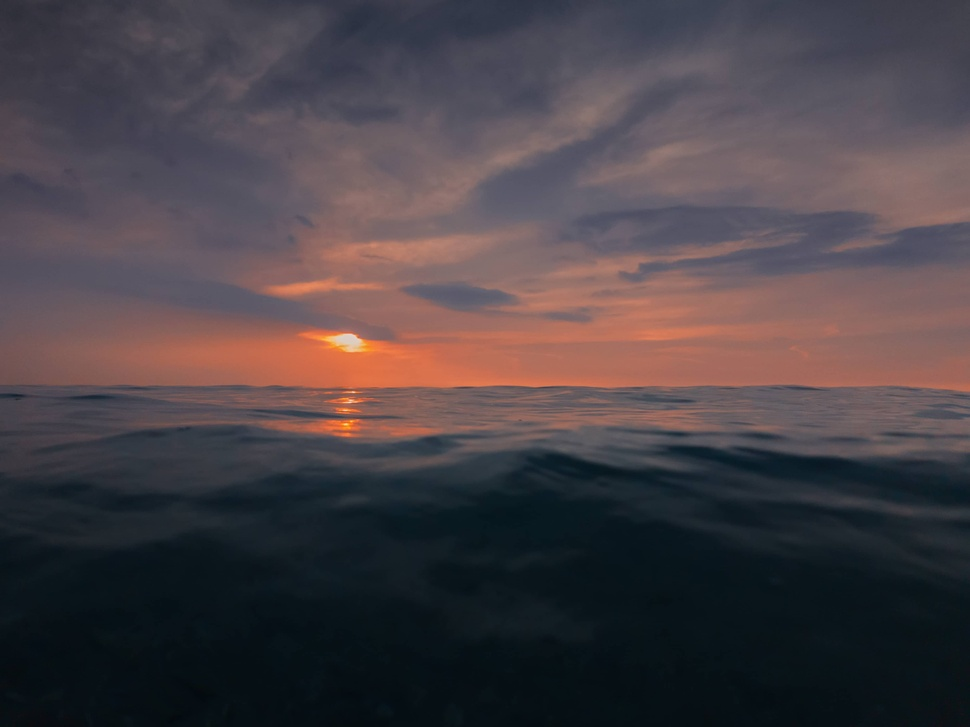
#> input picture src/qtWin/pic/placeholder.jpg, 970 x 727 px, shrunk from 4032 x 3024 before the run; its folder holds only this picture in this run
$ python -i utilsMy.py   (imports and definitions only)
#> lines starting #> are read from the running program, lines starting #| are printed output that depends on the picture
#> further down, picture is the input picture: shape (727, 970, 3); mean B, G, R 70.1, 65.2, 73.2
# 常用函数实现
# 一次导入全局可用，如cv
import cv2 as cv
import numpy as np
import os
import shutil
from loguru import logger
import sys
from time import time
from importlib import import_module
from collections.abc import Iterable

# [109 lines left out: functions auto_import, show, shows, get_img_list, edSlashDel, not called in this run]


def convVH(img, size=5, h_weight=0.5, v_weight=0.5, enhance=1.5):  # 三维
    """
    水平和竖直卷积叠加，size为卷积核大小，默认分配1：1
    注意每个方向需要两个卷积核，否则只会提取一边的特征。
    :param enhance: 边缘增强
    :param img:输入图片，3维
    :param size:卷积核大小，奇数
    :param h_weight:水平特征比重
    :param v_weight:竖直特征比重
    :return:
    """
#> called with size = 5, h_weight = 0.5, v_weight = 0.5, enhance = 1.5
    kernel_v1 = np.array([[i for i in range(-(size // 2), (size // 2) + 1, 1)] for i in range(size)])
    kernel_v2 = np.array([[i for i in range((size // 2), -(size // 2) - 1, -1)] for i in range(size)])
    kernel_h1 = np.array([[j for i in range(size)] for j in range(-(size // 2), (size // 2) + 1, 1)])
    kernel_h2 = np.array([[j for i in range(size)] for j in range((size // 2), -(size // 2) - 1, -1)])
    # print(kernel_v1, '\n', kernel_v2, '\n', kernel_h1, '\n', kernel_h2)

    dst1 = cv.filter2D(img, -1, kernel_v1)
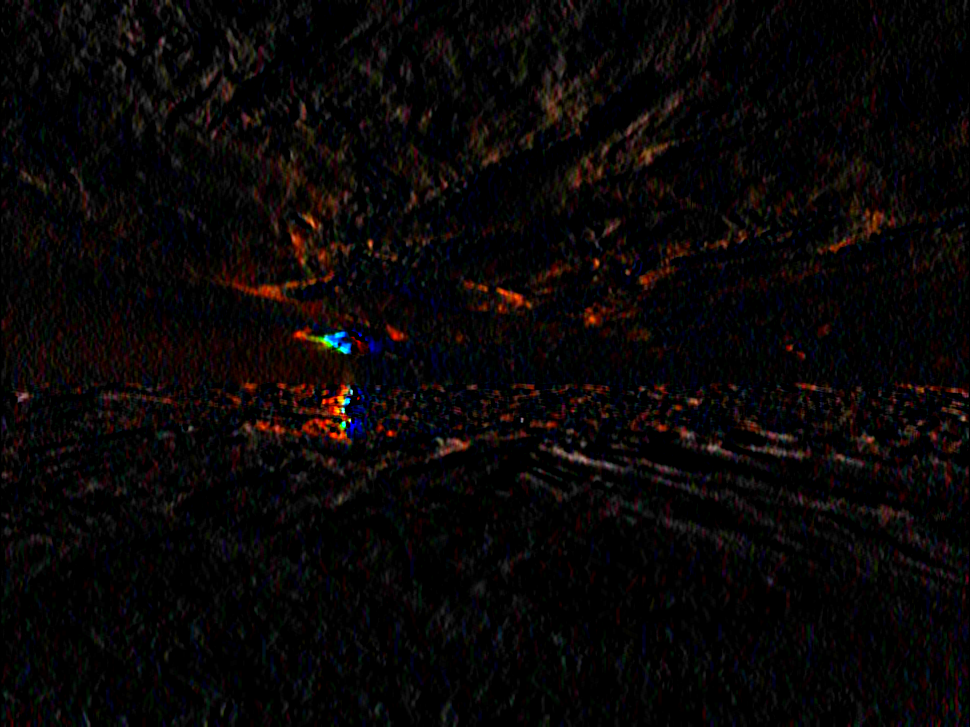
#> dst1: shape (727, 970, 3); mean B, G, R 6.1, 6.1, 8.9
    dst2 = cv.filter2D(img, -1, kernel_h1)
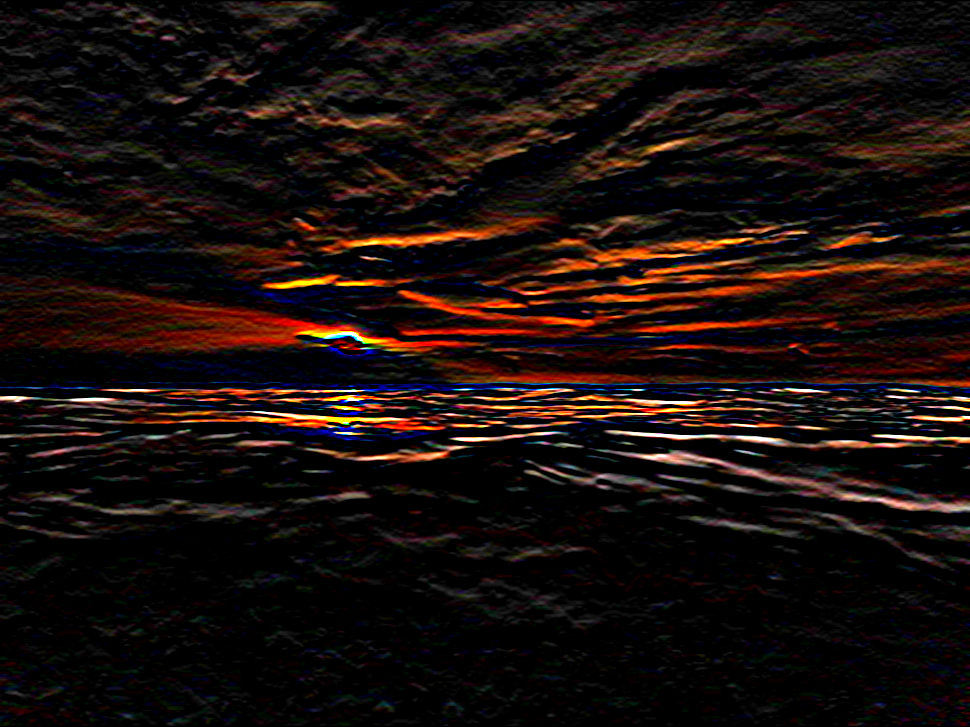
#> dst2: shape (727, 970, 3); mean B, G, R 11.5, 14.4, 24.5
    dst3 = cv.filter2D(img, -1, kernel_v2)
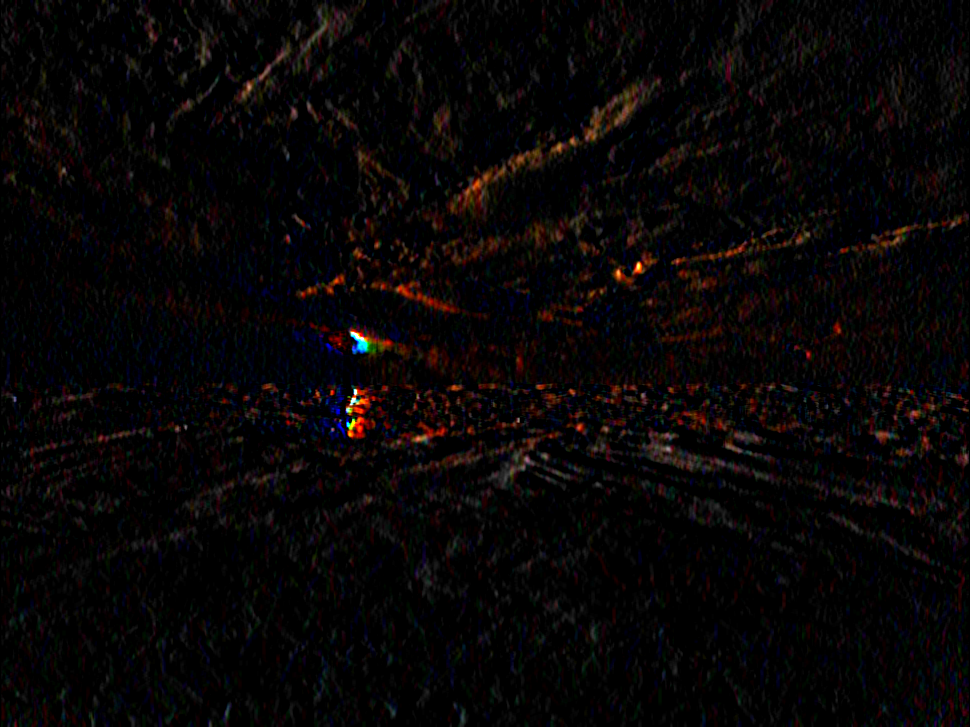
#> dst3: shape (727, 970, 3); mean B, G, R 5.5, 5.3, 7.9
    dst4 = cv.filter2D(img, -1, kernel_h2)

    imc1 = cv.addWeighted(dst1, v_weight, dst2, h_weight, 0)
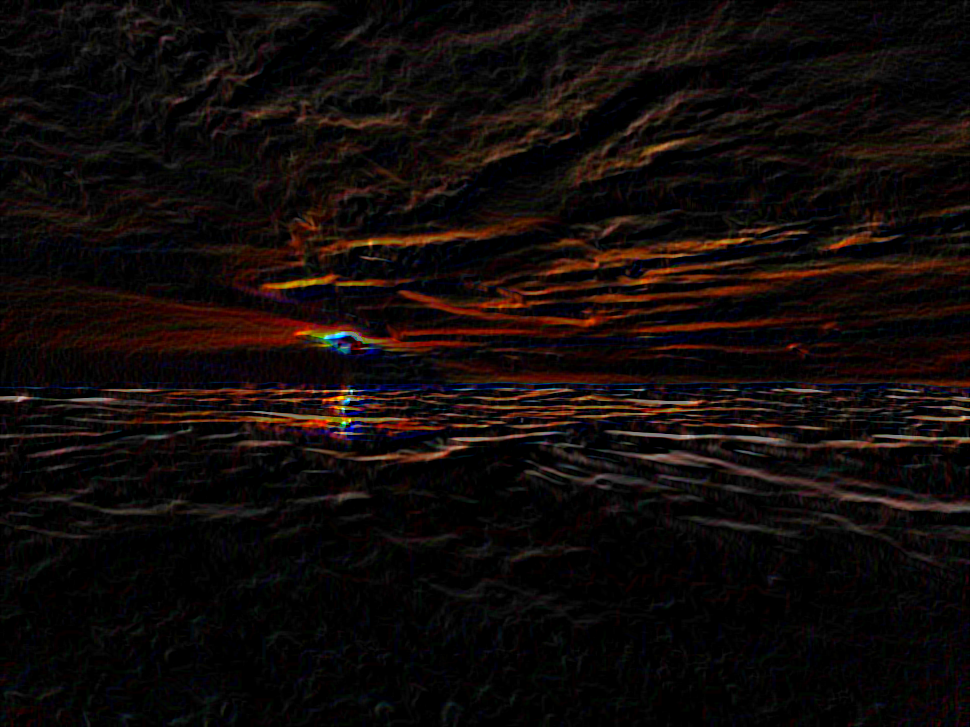
#> imc1: shape (727, 970, 3); mean B, G, R 8.8, 10.2, 16.7
    imc2 = cv.addWeighted(dst3, v_weight, dst4, h_weight, 0)
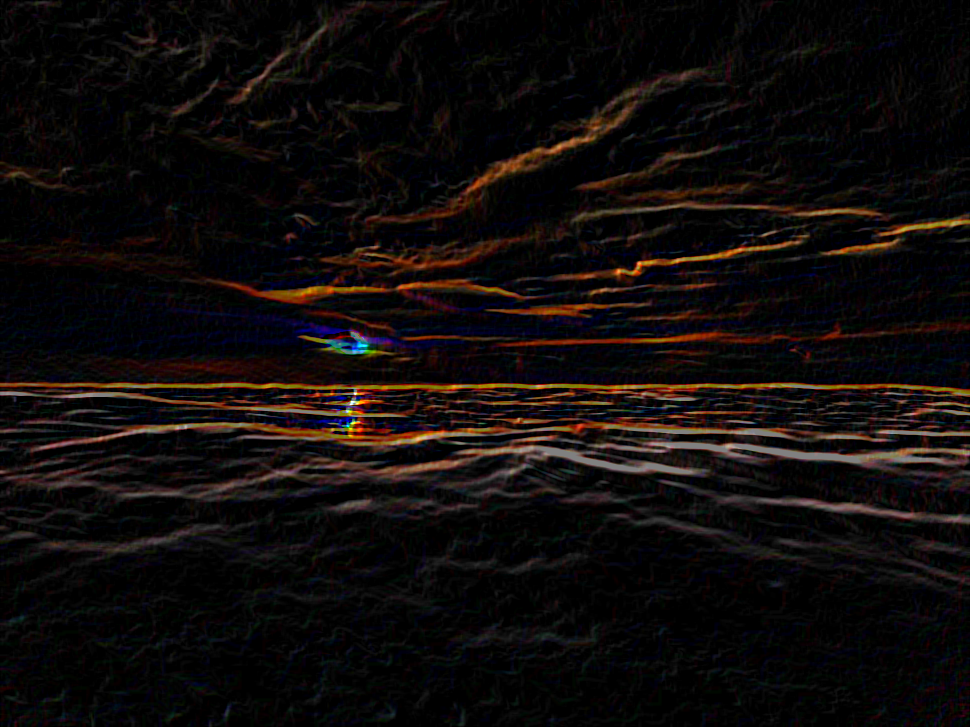
#> imc2: shape (727, 970, 3); mean B, G, R 10.2, 11.1, 15.5
    imc = cv.addWeighted(imc1, enhance, imc2, enhance, 0)
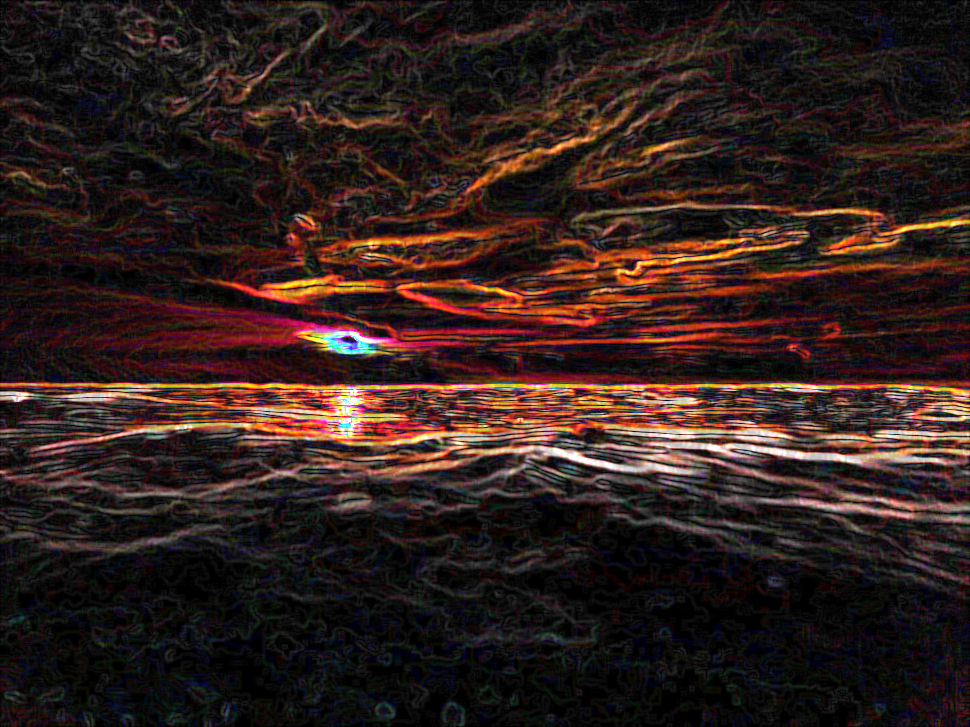
#> imc: shape (727, 970, 3); mean B, G, R 28.4, 31.9, 48
    return imc


# [26 lines left out: functions newPath, moving_average, not called in this run]

>>> import cv2
>>> picture = cv2.imread('src/qtWin/pic/placeholder.jpg')
>>> result = convVH(picture)
